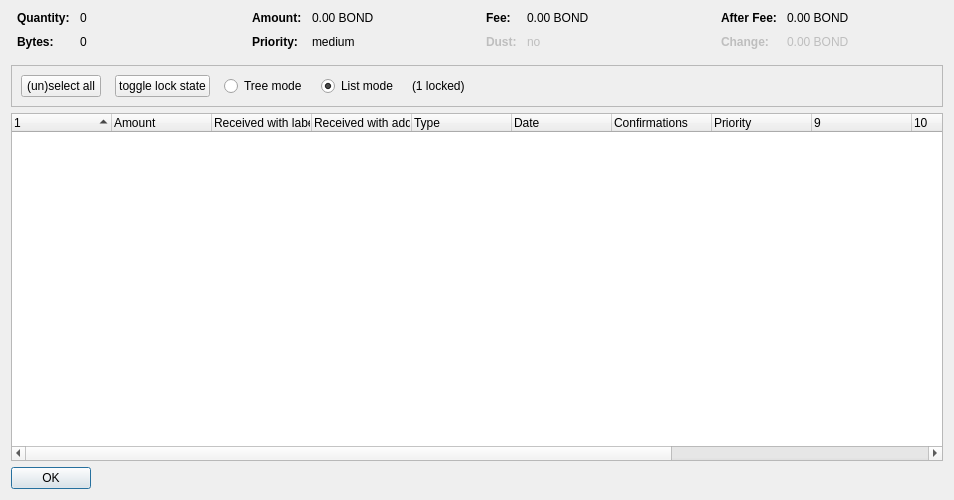
<?xml version="1.0" encoding="UTF-8"?>
<ui version="4.0">
 <class>CoinControlDialog</class>
 <widget class="QDialog" name="CoinControlDialog">
  <property name="geometry">
   <rect>
    <x>0</x>
    <y>0</y>
    <width>954</width>
    <height>500</height>
   </rect>
  </property>
  <property name="windowTitle">
   <string>Coin Selection</string>
  </property>
  <layout class="QVBoxLayout" name="verticalLayout">
   <item>
    <layout class="QHBoxLayout" name="horizontalLayoutTop" stretch="0,0,0,0">
     <property name="topMargin">
      <number>0</number>
     </property>
     <property name="bottomMargin">
      <number>10</number>
     </property>
     <item>
      <layout class="QFormLayout" name="formLayoutCoinControl1">
       <property name="horizontalSpacing">
        <number>10</number>
       </property>
       <property name="verticalSpacing">
        <number>10</number>
       </property>
       <property name="leftMargin">
        <number>6</number>
       </property>
       <property name="rightMargin">
        <number>6</number>
       </property>
       <item row="0" column="0">
        <widget class="QLabel" name="labelCoinControlQuantityText">
         <property name="font">
          <font>
           <weight>75</weight>
           <bold>true</bold>
          </font>
         </property>
         <property name="text">
          <string>Quantity:</string>
         </property>
        </widget>
       </item>
       <item row="0" column="1">
        <widget class="QLabel" name="labelCoinControlQuantity">
         <property name="cursor">
          <cursorShape>IBeamCursor</cursorShape>
         </property>
         <property name="contextMenuPolicy">
          <enum>Qt::ActionsContextMenu</enum>
         </property>
         <property name="text">
          <string notr="true">0</string>
         </property>
         <property name="textInteractionFlags">
          <set>Qt::LinksAccessibleByMouse|Qt::TextSelectableByKeyboard|Qt::TextSelectableByMouse</set>
         </property>
        </widget>
       </item>
       <item row="1" column="0">
        <widget class="QLabel" name="labelCoinControlBytesText">
         <property name="font">
          <font>
           <weight>75</weight>
           <bold>true</bold>
          </font>
         </property>
         <property name="text">
          <string>Bytes:</string>
         </property>
        </widget>
       </item>
       <item row="1" column="1">
        <widget class="QLabel" name="labelCoinControlBytes">
         <property name="cursor">
          <cursorShape>IBeamCursor</cursorShape>
         </property>
         <property name="contextMenuPolicy">
          <enum>Qt::ActionsContextMenu</enum>
         </property>
         <property name="text">
          <string notr="true">0</string>
         </property>
         <property name="textInteractionFlags">
          <set>Qt::LinksAccessibleByMouse|Qt::TextSelectableByKeyboard|Qt::TextSelectableByMouse</set>
         </property>
        </widget>
       </item>
      </layout>
     </item>
     <item>
      <layout class="QFormLayout" name="formLayoutCoinControl2">
       <property name="horizontalSpacing">
        <number>10</number>
       </property>
       <property name="verticalSpacing">
        <number>10</number>
       </property>
       <property name="leftMargin">
        <number>6</number>
       </property>
       <property name="rightMargin">
        <number>6</number>
       </property>
       <item row="0" column="0">
        <widget class="QLabel" name="labelCoinControlAmountText">
         <property name="font">
          <font>
           <weight>75</weight>
           <bold>true</bold>
          </font>
         </property>
         <property name="text">
          <string>Amount:</string>
         </property>
        </widget>
       </item>
       <item row="0" column="1">
        <widget class="QLabel" name="labelCoinControlAmount">
         <property name="cursor">
          <cursorShape>IBeamCursor</cursorShape>
         </property>
         <property name="contextMenuPolicy">
          <enum>Qt::ActionsContextMenu</enum>
         </property>
         <property name="text">
          <string notr="true">0.00 BOND</string>
         </property>
         <property name="textInteractionFlags">
          <set>Qt::LinksAccessibleByMouse|Qt::TextSelectableByKeyboard|Qt::TextSelectableByMouse</set>
         </property>
        </widget>
       </item>
       <item row="1" column="0">
        <widget class="QLabel" name="labelCoinControlPriorityText">
         <property name="font">
          <font>
           <weight>75</weight>
           <bold>true</bold>
          </font>
         </property>
         <property name="text">
          <string>Priority:</string>
         </property>
        </widget>
       </item>
       <item row="1" column="1">
        <widget class="QLabel" name="labelCoinControlPriority">
         <property name="cursor">
          <cursorShape>IBeamCursor</cursorShape>
         </property>
         <property name="contextMenuPolicy">
          <enum>Qt::ActionsContextMenu</enum>
         </property>
         <property name="text">
          <string>medium</string>
         </property>
         <property name="textInteractionFlags">
          <set>Qt::LinksAccessibleByMouse|Qt::TextSelectableByKeyboard|Qt::TextSelectableByMouse</set>
         </property>
        </widget>
       </item>
      </layout>
     </item>
     <item>
      <layout class="QFormLayout" name="formLayoutCoinControl3">
       <property name="horizontalSpacing">
        <number>10</number>
       </property>
       <property name="verticalSpacing">
        <number>10</number>
       </property>
       <property name="leftMargin">
        <number>6</number>
       </property>
       <property name="rightMargin">
        <number>6</number>
       </property>
       <item row="0" column="0">
        <widget class="QLabel" name="labelCoinControlFeeText">
         <property name="font">
          <font>
           <weight>75</weight>
           <bold>true</bold>
          </font>
         </property>
         <property name="text">
          <string>Fee:</string>
         </property>
        </widget>
       </item>
       <item row="0" column="1">
        <widget class="QLabel" name="labelCoinControlFee">
         <property name="cursor">
          <cursorShape>IBeamCursor</cursorShape>
         </property>
         <property name="contextMenuPolicy">
          <enum>Qt::ActionsContextMenu</enum>
         </property>
         <property name="text">
          <string notr="true">0.00 BOND</string>
         </property>
         <property name="textInteractionFlags">
          <set>Qt::LinksAccessibleByMouse|Qt::TextSelectableByKeyboard|Qt::TextSelectableByMouse</set>
         </property>
        </widget>
       </item>
       <item row="1" column="0">
        <widget class="QLabel" name="labelCoinControlLowOutputText">
         <property name="enabled">
          <bool>false</bool>
         </property>
         <property name="font">
          <font>
           <weight>75</weight>
           <bold>true</bold>
          </font>
         </property>
         <property name="text">
          <string>Dust:</string>
         </property>
        </widget>
       </item>
       <item row="1" column="1">
        <widget class="QLabel" name="labelCoinControlLowOutput">
         <property name="enabled">
          <bool>false</bool>
         </property>
         <property name="cursor">
          <cursorShape>IBeamCursor</cursorShape>
         </property>
         <property name="contextMenuPolicy">
          <enum>Qt::ActionsContextMenu</enum>
         </property>
         <property name="text">
          <string>no</string>
         </property>
         <property name="textInteractionFlags">
          <set>Qt::LinksAccessibleByMouse|Qt::TextSelectableByKeyboard|Qt::TextSelectableByMouse</set>
         </property>
        </widget>
       </item>
      </layout>
     </item>
     <item>
      <layout class="QFormLayout" name="formLayoutCoinControl4">
       <property name="horizontalSpacing">
        <number>10</number>
       </property>
       <property name="verticalSpacing">
        <number>10</number>
       </property>
       <property name="leftMargin">
        <number>6</number>
       </property>
       <property name="rightMargin">
        <number>6</number>
       </property>
       <item row="0" column="0">
        <widget class="QLabel" name="labelCoinControlAfterFeeText">
         <property name="font">
          <font>
           <weight>75</weight>
           <bold>true</bold>
          </font>
         </property>
         <property name="text">
          <string>After Fee:</string>
         </property>
        </widget>
       </item>
       <item row="0" column="1">
        <widget class="QLabel" name="labelCoinControlAfterFee">
         <property name="cursor">
          <cursorShape>IBeamCursor</cursorShape>
         </property>
         <property name="contextMenuPolicy">
          <enum>Qt::ActionsContextMenu</enum>
         </property>
         <property name="text">
          <string notr="true">0.00 BOND</string>
         </property>
         <property name="textInteractionFlags">
          <set>Qt::LinksAccessibleByMouse|Qt::TextSelectableByKeyboard|Qt::TextSelectableByMouse</set>
         </property>
        </widget>
       </item>
       <item row="1" column="0">
        <widget class="QLabel" name="labelCoinControlChangeText">
         <property name="enabled">
          <bool>false</bool>
         </property>
         <property name="font">
          <font>
           <weight>75</weight>
           <bold>true</bold>
          </font>
         </property>
         <property name="text">
          <string>Change:</string>
         </property>
        </widget>
       </item>
       <item row="1" column="1">
        <widget class="QLabel" name="labelCoinControlChange">
         <property name="enabled">
          <bool>false</bool>
         </property>
         <property name="cursor">
          <cursorShape>IBeamCursor</cursorShape>
         </property>
         <property name="contextMenuPolicy">
          <enum>Qt::ActionsContextMenu</enum>
         </property>
         <property name="text">
          <string notr="true">0.00 BOND</string>
         </property>
         <property name="textInteractionFlags">
          <set>Qt::LinksAccessibleByMouse|Qt::TextSelectableByKeyboard|Qt::TextSelectableByMouse</set>
         </property>
        </widget>
       </item>
      </layout>
     </item>
    </layout>
   </item>
   <item>
    <widget class="QFrame" name="frame">
     <property name="minimumSize">
      <size>
       <width>0</width>
       <height>40</height>
      </size>
     </property>
     <property name="frameShape">
      <enum>QFrame::StyledPanel</enum>
     </property>
     <property name="frameShadow">
      <enum>QFrame::Sunken</enum>
     </property>
     <layout class="QHBoxLayout" name="horizontalLayout">
      <item>
       <layout class="QHBoxLayout" name="horizontalLayoutPanel" stretch="0,0,0,0,0,0">
        <property name="spacing">
         <number>14</number>
        </property>
        <item>
         <widget class="QPushButton" name="pushButtonSelectAll">
          <property name="sizePolicy">
           <sizepolicy hsizetype="Maximum" vsizetype="Fixed">
            <horstretch>0</horstretch>
            <verstretch>0</verstretch>
           </sizepolicy>
          </property>
          <property name="text">
           <string>(un)select all</string>
          </property>
          <property name="autoDefault">
           <bool>false</bool>
          </property>
         </widget>
        </item>
        <item>
         <widget class="QPushButton" name="pushButtonToggleLock">
          <property name="sizePolicy">
           <sizepolicy hsizetype="Maximum" vsizetype="Fixed">
            <horstretch>0</horstretch>
            <verstretch>0</verstretch>
           </sizepolicy>
          </property>
          <property name="text">
           <string>toggle lock state</string>
          </property>
          <property name="autoDefault">
           <bool>false</bool>
          </property>
         </widget>
        </item>
        <item>
         <widget class="QRadioButton" name="radioTreeMode">
          <property name="sizePolicy">
           <sizepolicy hsizetype="Maximum" vsizetype="Fixed">
            <horstretch>0</horstretch>
            <verstretch>0</verstretch>
           </sizepolicy>
          </property>
          <property name="text">
           <string>Tree mode</string>
          </property>
         </widget>
        </item>
        <item>
         <widget class="QRadioButton" name="radioListMode">
          <property name="sizePolicy">
           <sizepolicy hsizetype="Maximum" vsizetype="Fixed">
            <horstretch>0</horstretch>
            <verstretch>0</verstretch>
           </sizepolicy>
          </property>
          <property name="text">
           <string>List mode</string>
          </property>
          <property name="checked">
           <bool>true</bool>
          </property>
         </widget>
        </item>
        <item>
         <widget class="QLabel" name="labelLocked">
          <property name="text">
           <string>(1 locked)</string>
          </property>
         </widget>
        </item>
        <item>
         <spacer name="horizontalSpacer">
          <property name="orientation">
           <enum>Qt::Horizontal</enum>
          </property>
          <property name="sizeHint" stdset="0">
           <size>
            <width>40</width>
            <height>20</height>
           </size>
          </property>
         </spacer>
        </item>
       </layout>
      </item>
     </layout>
    </widget>
   </item>
   <item>
    <widget class="CoinControlTreeWidget" name="treeWidget">
     <property name="contextMenuPolicy">
      <enum>Qt::CustomContextMenu</enum>
     </property>
     <property name="sortingEnabled">
      <bool>false</bool>
     </property>
     <property name="columnCount">
      <number>13</number>
     </property>
     <attribute name="headerShowSortIndicator" stdset="0">
      <bool>true</bool>
     </attribute>
     <attribute name="headerStretchLastSection">
      <bool>false</bool>
     </attribute>
     <column>
      <property name="text">
       <string/>
      </property>
     </column>
     <column>
      <property name="text">
       <string>Amount</string>
      </property>
     </column>
     <column>
      <property name="text">
       <string>Received with label</string>
      </property>
     </column>
     <column>
      <property name="text">
       <string>Received with address</string>
      </property>
     </column>
     <column>
      <property name="text">
	<string>Type</string>
      </property>
     </column>
     <column>
      <property name="text">	 
       <string>Date</string>
      </property>
     </column>
     <column>
      <property name="text">
       <string>Confirmations</string>
      </property>
      <property name="toolTip">
       <string>Confirmed</string>
      </property>
     </column>
     <column>
      <property name="text">
       <string>Priority</string>
      </property>
     </column>
     <column>
      <property name="text">
       <string/>
      </property>
     </column>
     <column>
      <property name="text">
       <string/>
      </property>
     </column>
     <column>
      <property name="text">
       <string/>
      </property>
     </column>
     <column>
      <property name="text">
       <string/>
      </property>
     </column>
     <column>
      <property name="text">
       <string/>
      </property>
     </column>
    </widget>
   </item>
   <item>
    <widget class="QDialogButtonBox" name="buttonBox">
     <property name="sizePolicy">
      <sizepolicy hsizetype="Maximum" vsizetype="Fixed">
       <horstretch>0</horstretch>
       <verstretch>0</verstretch>
      </sizepolicy>
     </property>
     <property name="orientation">
      <enum>Qt::Horizontal</enum>
     </property>
     <property name="standardButtons">
      <set>QDialogButtonBox::Ok</set>
     </property>
    </widget>
   </item>
  </layout>
 </widget>
 <customwidgets>
  <customwidget>
   <class>CoinControlTreeWidget</class>
   <extends>QTreeWidget</extends>
   <header>coincontroltreewidget.h</header>
  </customwidget>
 </customwidgets>
 <resources/>
 <connections/>
</ui>
